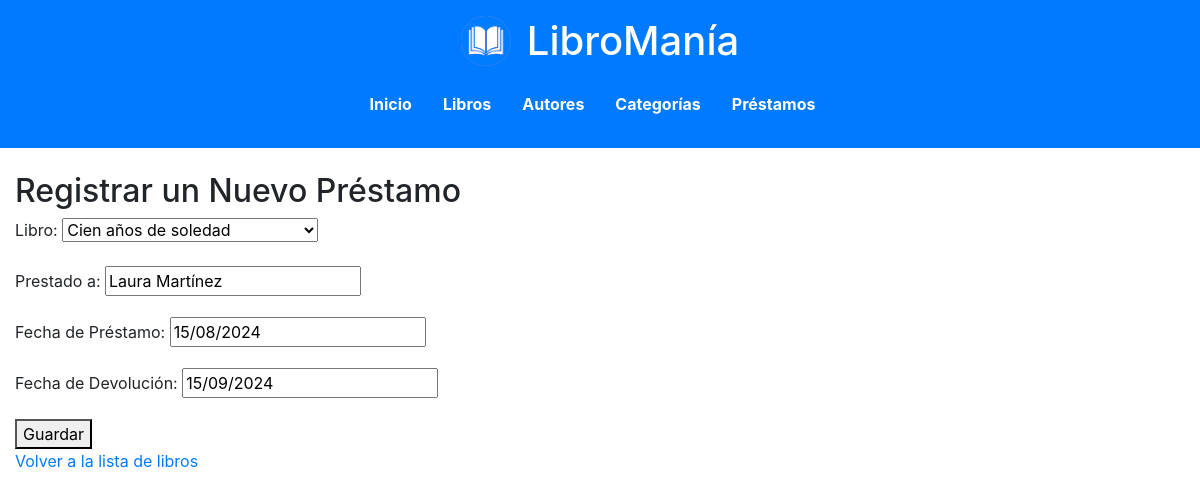
The app's page /editar_prestamo/1/ with its own data.
### biblioteca/models.py (models this page shows, shortened)
class Prestamo(models.Model):
    libro = models.ForeignKey(Libro, on_delete=models.CASCADE)  # Relación con el libro
    prestado_a = models.CharField(max_length=100)  # Nombre de la persona a quien se presta
    fecha_prestamo = models.DateField()  # Fecha en que se prestó el libro
    fecha_devolucion = models.DateField()  # Fecha en que se debe devolver el libro

### biblioteca/views.py (the view)
# urls.py: path('editar_prestamo/<int:prestamo_id>/', views.editar_prestamo, name='editar_prestamo'),  # Ruta para editar un préstamo específico
def editar_prestamo(request, prestamo_id):
    prestamo = get_object_or_404(Prestamo, pk=prestamo_id)
    if request.method == 'POST':
        form = PrestamoForm(request.POST, instance=prestamo)
        if form.is_valid():
            form.save()
            return redirect('lista_prestamos')
    else:
        form = PrestamoForm(instance=prestamo)
    return render(request, 'biblioteca/crear_prestamo.html', {'form': form})

### biblioteca/forms.py
class PrestamoForm(forms.ModelForm):
    fecha_prestamo = forms.DateField(
        widget=forms.DateInput(format='%d/%m/%Y', attrs={'type': 'text', 'placeholder': 'dd/mm/aaaa'}),
        input_formats=['%d/%m/%Y'],  # Formato de fecha aceptado
        label='Fecha de Préstamo',
        error_messages={
            'required': 'Este campo es obligatorio.',  # Mensaje si el campo está vacío
            'invalid': 'Ingrese una fecha válida (dd/mm/aaaa).'  # Mensaje si el formato de la fecha es incorrecto
        }
    )
    fecha_devolucion = forms.DateField(
        widget=forms.DateInput(format='%d/%m/%Y', attrs={'type': 'text', 'placeholder': 'dd/mm/aaaa'}),
        input_formats=['%d/%m/%Y'],  # Formato de fecha aceptado
        label='Fecha de Devolución',
        error_messages={
            'required': 'Este campo es obligatorio.',  # Mensaje si el campo está vacío
            'invalid': 'Ingrese una fecha válida (dd/mm/aaaa).'  # Mensaje si el formato de la fecha es incorrecto
        }
    )
    class Meta:
        model = Prestamo  # Modelo que usa este formulario
        fields = ['libro', 'prestado_a', 'fecha_prestamo', 'fecha_devolucion']  # Campos del formulario

### biblioteca/models.py (called while the page is built)
    def __str__(self):
        return self.titulo  # Muestra el título del libro como texto representativo

### templates/biblioteca/crear_prestamo.html (shortened to what this page needs)
{% extends 'biblioteca/base.html' %}
{% block content %}
<h2>Registrar un Nuevo Préstamo</h2>
<form method="post">
    {{ form.as_p }}
    <button type="submit">Guardar</button>
</form>
<a href="{% url 'lista_libros' %}">Volver a la lista de libros</a>
{% endblock %}

### records on screen
Prestamo: libro "Cien años de soledad", prestado_a "Laura Martínez", fecha_prestamo "15/08/2024", fecha_devolucion "15/09/2024"
